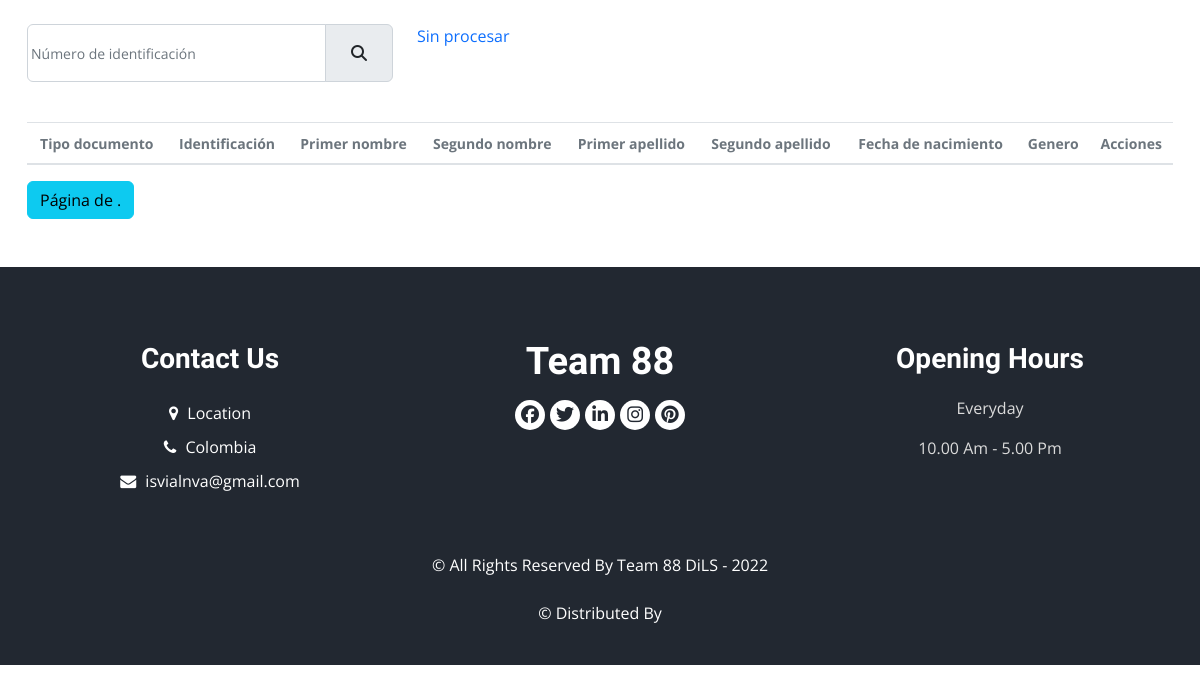
Page /listproductsinproc on the earlier database version.
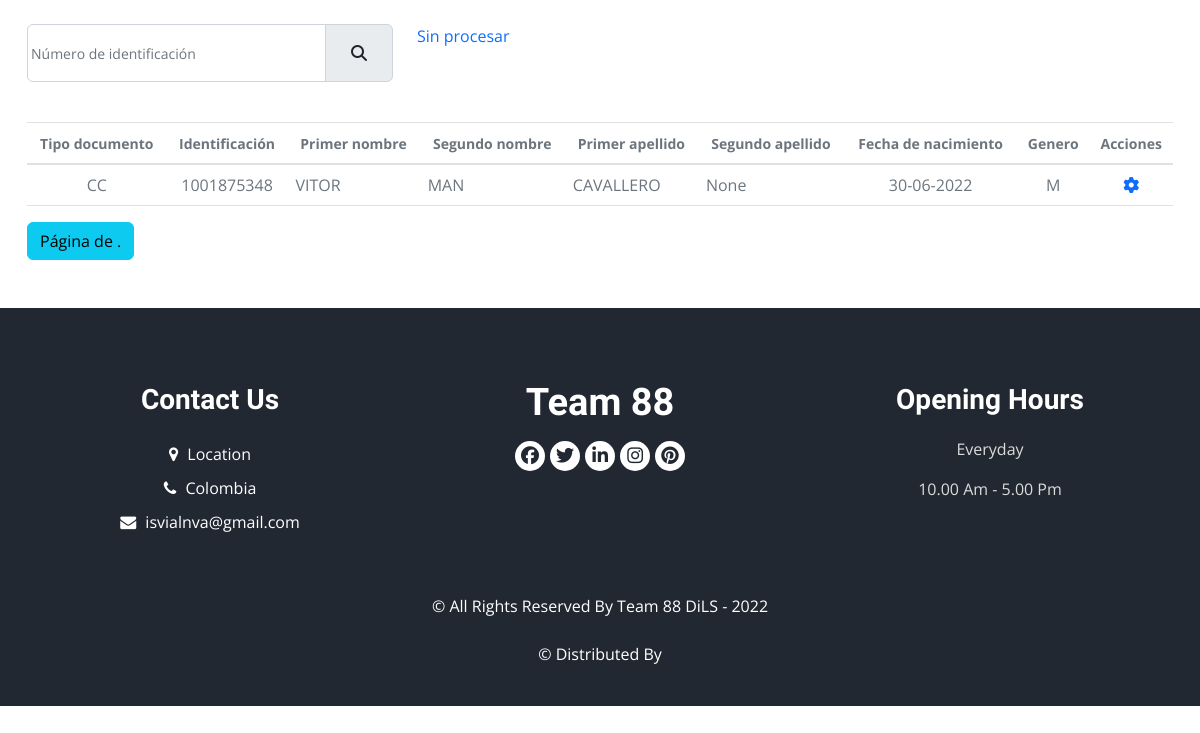
Same page on the later database version.
### core/models.py (models this page shows, shortened)
class Inputsettwo(models.Model):
    TIPDOC = (
        ('CC', 'CEDULA DE CIUDADANIA'),
        ('TI', 'TARJETA DE IDENTIDAD'),
        ('RC', 'REGISTRO CIVIL'),
        ('CE', 'CEDULA DE EXTRAJERIA'),
        ('PA', 'PASAPORTE'),
        ('CP', 'CERTIFICADO DE PERMANENCIA'),
    )
    GEN = (
        ('F', 'FEMENINO'),
        ('M', 'MASCULINO'),
    )
    tip_doc = models.CharField('TIPO DOCUMENTO', max_length=2, choices=TIPDOC, null=True, blank=True)
    identificacion = models.CharField('IDENTIFICACION', max_length=12, db_index=True, null=True, blank=True)
    pnombre = models.CharField('PIMER NOMBRE', max_length=60, null=True, blank=True,
                               validators=[RegexValidator(regex='^[A-Z \xD1]*$', message='Solo letras mayúsculas')])
    snombre = models.CharField('SEGUNDO NOMBRE', max_length=60, null=True, blank=True,
                               validators=[RegexValidator(regex='^[A-Z \xD1]*$', message='Solo letras mayúsculas')])
    papellido = models.CharField('PRIMER APELLIDO', max_length=60, null=True, blank=True,
                                 validators=[RegexValidator(regex='^[A-Z \xD1]*$', message='Solo letras mayúsculas')])
    sapellido = models.CharField('SEGUNDO APELLIDO', max_length=60, null=True, blank=True,
                                 validators=[RegexValidator(regex='^[A-Z \xD1]*$', message='Solo letras mayúsculas')])
    fecha_nac = models.DateField(null=True, blank=True)
    genero = models.CharField('GENERO', max_length=1, choices=GEN, null=True, blank=True)
    procesado = models.BooleanField('Procesado', default=False)
    objects = models.Manager()
    class Meta:
        ordering = ["identificacion"]

### core/views.py (the view)
# urls.py: path('listproductsinproc', ProductTwoList.as_view(), name='listproductsinproc'),
class ProductTwoList(ListView):
    model = Inputsettwo
    context_object_name = 'obj'
    def get_queryset(self):
        return Inputsettwo.objects.filter(procesado=False). \
            values('tip_doc', 'identificacion', 'pnombre', 'snombre', 'papellido', 'sapellido', 'fecha_nac', 'genero')

### core/templates/core/inputsettwo_list.html (shortened to what the changed rows need)
{% extends "core/core.html" %}
{% load static from static %}
{% block content %}
<br>
<section>
    <div class="container">
        <div class="row">
            <div class="col-xs-12 col-sm-12 col-md-12 col-lg-4 col-xl-12">
                <div class="table-responsive">
                    <table class="table table-hover">
                        <thead>
                            <tr>
                                <th class="text-secondary text-center" scope="col"><small><strong>Tipo documento</strong></small></th>
                                <th class="text-secondary text-center" scope="col"><small><strong>Identificación</strong></small></th>
                                <th class="text-secondary text-center" scope="col"><small><strong>Primer nombre</strong></small></th>
                                <th class="text-secondary text-center" scope="col"><small><strong>Segundo nombre</strong></small></th>
                                <th class="text-secondary text-center" scope="col"><small><strong>Primer apellido</strong></small></th>
                                <th class="text-secondary text-center" scope="col"><small><strong>Segundo apellido</strong></small></th>
                                <th class="text-secondary text-center" scope="col"><small><strong>Fecha de nacimiento</strong></small></th>
                                <th class="text-secondary text-center" scope="col"><small><strong>Genero</strong></small></th>
                                <th class="text-secondary text-center" scope="col"><small><strong>Acciones</strong></small></th>
                            </tr>
                        </thead>
                        <tbody>
                        {% for dat in obj%}
                            <tr>
                                <td class="text-secondary text-center">{{dat.tip_doc}}</td>
                                <td class="text-secondary text-center">{{dat.identificacion}}</td>
                                <td class="text-secondary">{{dat.pnombre}}</td>
                                <td class="text-secondary">{{dat.snombre}}</td>
                                <td class="text-secondary">{{dat.papellido}}</td>
                                <td class="text-secondary">{{dat.sapellido}}</td>
                                <td class="text-secondary text-center">{{dat.fecha_nac|date:"d-m-Y"}}</td>
                                <td class="text-secondary text-center">{{dat.genero}}</td>
                                <td class="text-secondary text-center">
                                    <a href="{% url 'matchstring' %}"><i class="fas fa-cog text-primary"></i></a>
                                </td>
                            </tr>
                        {% endfor %}
                        </tbody>
                    </table>
                    <br><br>
                </div>
            </div>
        </div>
    </div>
</section>
{% endblock %}

Differences in the rows shown:
added Inputsettwo: tip_doc "CC", identificacion "1001875348", pnombre "VITOR", snombre "MAN", papellido "CAVALLERO", sapellido "None", fecha_nac "30-06-2022", genero "M"
